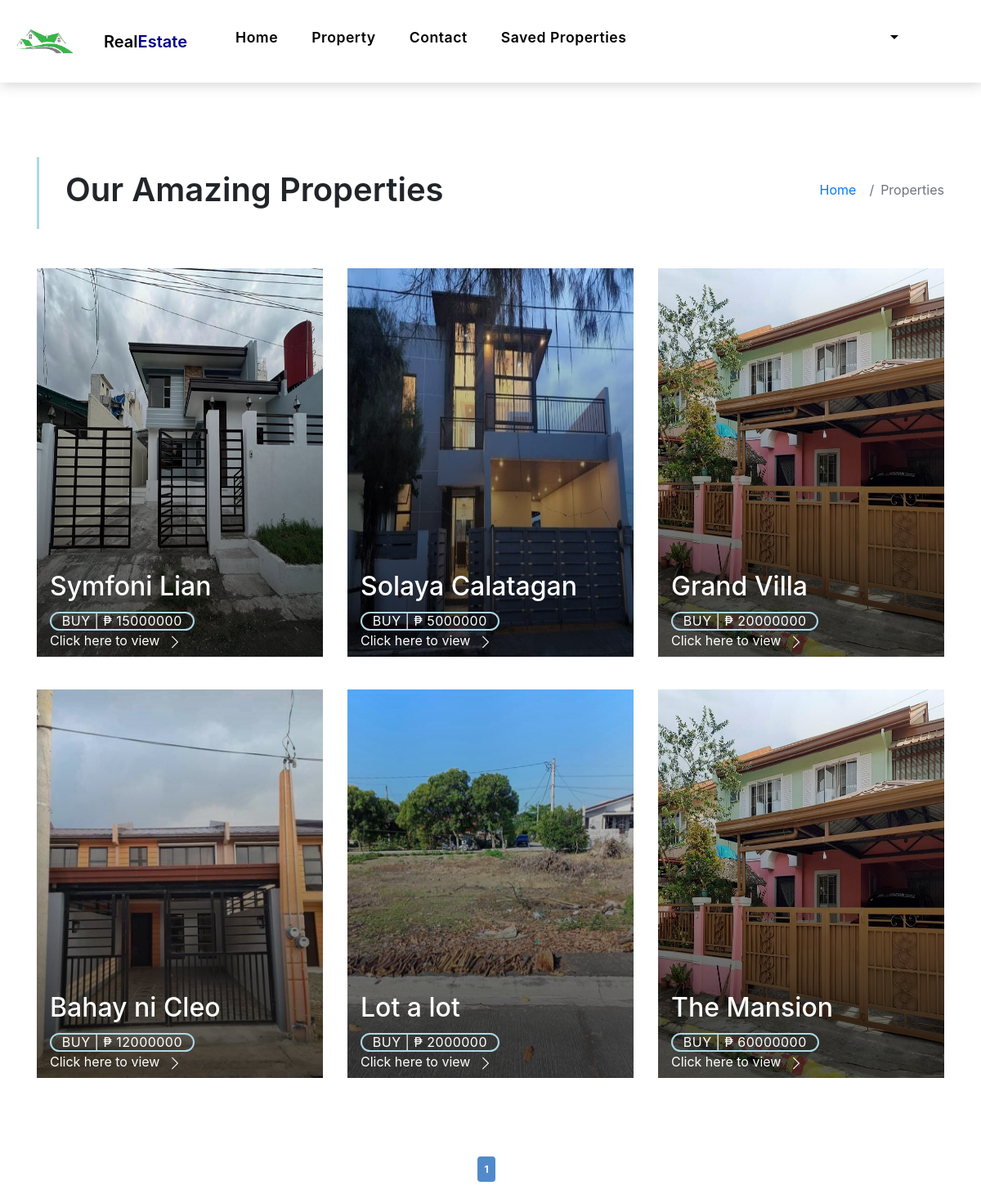
Page /Customer/property-grid.php (signed in) on the earlier database version.
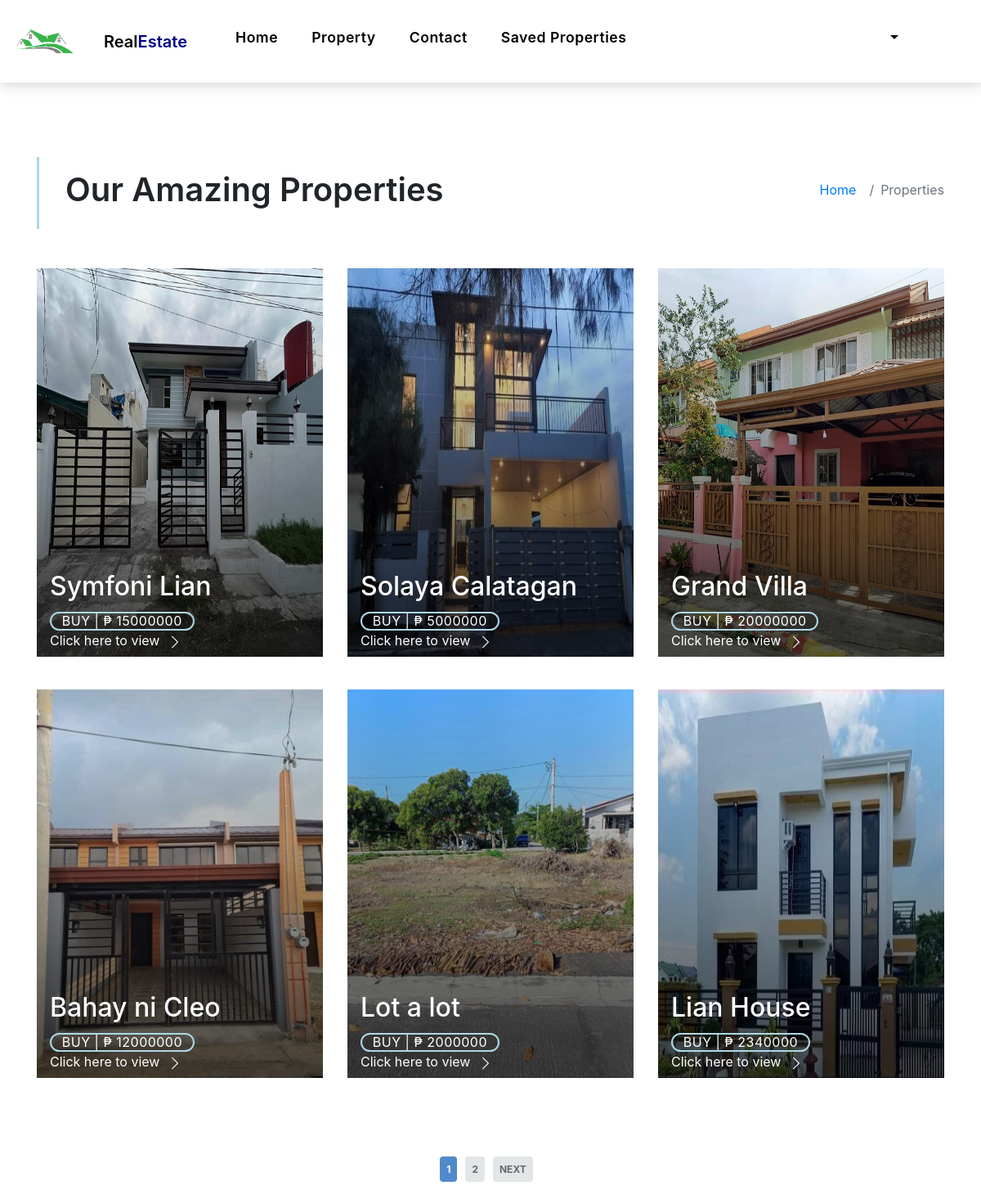
Same page on the later database version.
### tables this page shows
CREATE TABLE `seller_property` (
  `id` varchar(150) NOT NULL,
  `title` varchar(150) NOT NULL,
  `more_info` text NOT NULL,
  `price` float NOT NULL,
  `sqm` float NOT NULL,
  `type` varchar(50) NOT NULL,
  `approved` varchar(5) NOT NULL,
  `status` varchar(10) NOT NULL,
  `seller_id` int(11) NOT NULL,
  `latitude` varchar(150) NOT NULL,
  `longitude` varchar(150) NOT NULL,
  `location` varchar(150) NOT NULL,
  `bedroom` int(11) NOT NULL,
  `garages` int(11) NOT NULL,
  `cr` int(11) NOT NULL,
  `image` text NOT NULL,
  `date` date NOT NULL,
  `floor_sqm` float NOT NULL
);

### Customer/property-grid.php (the view, shortened to what this page needs)
<?php include 'header.php';
global $con;
$total_pages = $con->query("SELECT * FROM `seller_property` WHERE approved = 'Yes' AND status = 'For Sale'")->num_rows;
$page = isset($_GET['page']) && is_numeric($_GET['page']) ? $_GET['page'] : 1;
$num_results_on_page = 6;
if ($stmt = $con->prepare("SELECT * FROM seller_property WHERE approved = 'Yes' AND status = 'For Sale' ORDER BY id LIMIT ?,?")) {
    $calc_page = ($page - 1) * $num_results_on_page;
    $stmt->bind_param('ii', $calc_page, $num_results_on_page);
    $stmt->execute();
    $result = $stmt->get_result();
?>
<body>
    <main id="main">
        <section class="intro-single">
            <div class="container">
                <div class="row">
                    <div class="col-md-12 col-lg-8">
                        <div class="title-single-box">
                            <h1 class="title-single">Our Amazing Properties</h1>
                        </div>
                    </div>
                    <div class="col-md-12 col-lg-4">
                        <nav aria-label="breadcrumb" class="breadcrumb-box d-flex justify-content-lg-end">
                            <ol class="breadcrumb">
                                <li class="breadcrumb-item">
                                    <a href="index.php">Home</a>
                                </li>
                                <li class="breadcrumb-item active" aria-curbuy="page">
                                    Properties
                                </li>
                            </ol>
                        </nav>
                    </div>
                </div>
            </div>
        </section>
        <section class="property-grid grid">
            <div class="container">
                <div class="row">
                    <?php while ($row = $result->fetch_assoc()): ?>
                    <div class="col-md-4">
                        <div class="card-box-a card-shadow">
                            <div class="img-box-a">
                                <?php echo '<img src="../uploads/'.$row["image"].'" alt="" class="img-a img-fluid">'; ?>
                            </div>
                            <div class="card-overlay">
                                <div class="card-overlay-a-content">
                                    <div class="card-header-a">
                                        <h2 class="card-title-a">
                                            <a href="#"> <?php echo $row['title']; ?></a>
                                        </h2>
                                    </div>
                                    <div class="card-body-a">
                                        <div class="price-box d-flex">
                                            <span class="price-a">buy | ₱ <?php echo $row['price']; ?></span>
                                        </div>
                                        <?php
                                            echo '<a href="property-single.php?id='.$row["id"].'" class="link-a">Click here
                                            to view
                                            <span class="bi bi-chevron-right"></span>
                                        </a>';
                                            ?>
                                    </div>
                                </div>
                            </div>
                        </div>
                    </div>
                    <?php endwhile; ?>
                </div>
            </div>
        </section>
        <br><br>
        <div class="pagination-container">
            <?php if (ceil($total_pages / $num_results_on_page) > 0): ?>
            <ul class="pagination">
                <li class="currentpage"><a href="property-grid.php?page=<?php echo $page ?>"><?php echo $page ?></a>
                </li>
                <?php if ($page+1 < ceil($total_pages / $num_results_on_page)+1): ?><li class="page"><a
                        href="property-grid.php?page=<?php echo $page+1 ?>"><?php echo $page+1 ?></a></li>
                <?php endif; ?>
                <?php if ($page < ceil($total_pages / $num_results_on_page)): ?>
                <li class="next"><a href="property-grid.php?page=<?php echo $page+1 ?>">Next</a></li>
                <?php endif; ?>
            </ul>
            <?php endif; ?>
        </div>
    </main>
    <?php include 'footer.php'; ?>
</body>
</html>
<?php
}
?>

Differences in the rows shown:
no longer on this page (row unchanged): seller_property: image (picture), title "The Mansion", price "60000000"
now on this page (row edited): seller_property: image (picture), title "Lian House", price "2340000"
Other differences:
$page+1: (not shown) → "2"
text now shown: "NEXT"
